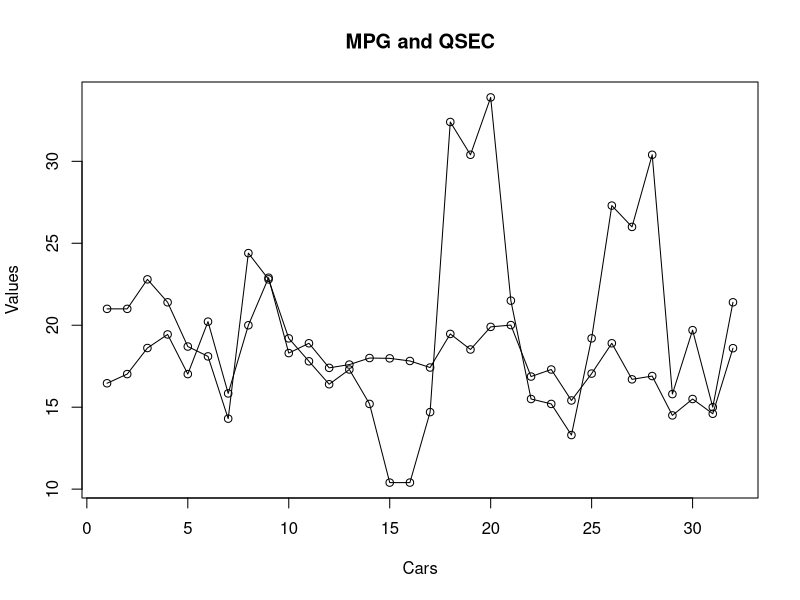

Source code (R):
# LAB - DAY 2

# Q6. MULTIPLE LINES IN LINE CHART

# Given dataset

data <- mtcars


# Multiple Lines using a single plot function

plot(data$mpg,
     type = "o",
     xlab = "Cars",
     ylab = "Values",
     main = "MPG and QSEC",
     ylim = range(c(data$mpg, data$qsec)))

lines(data$qsec,
      type = "o")
